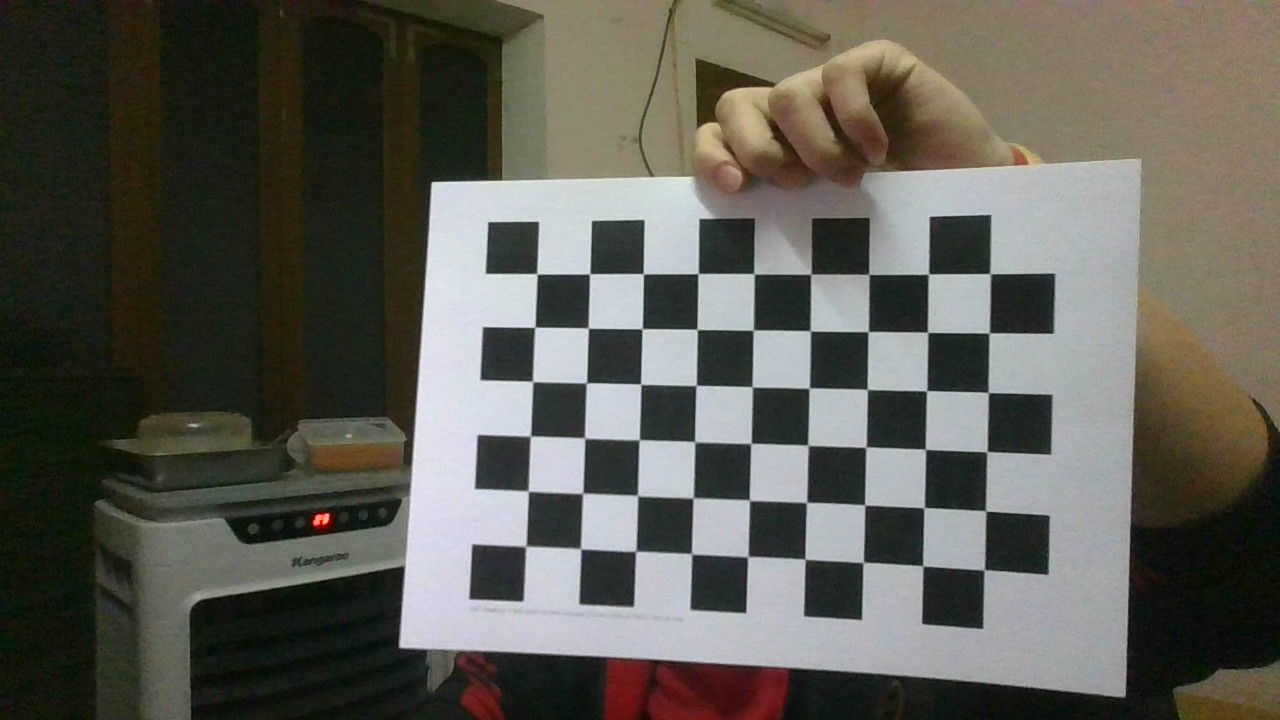
#> input picture images/WIN_20261111_15_59_11_Pro.jpg, 1280 x 720 px; its folder holds only this picture in this run
$ python calibrate.py images/WIN_20261111_15_59_11_Pro.jpg
#> lines starting #> are read from the running program, lines starting #| are printed output that depends on the picture; after the words box and inside, x2 and y2 are one past the last pixel; in counts of white or black regions, pixels touching at a corner belong together
"""
PHẦN 2 + 3: Phát hiện góc bàn cờ & Camera Calibration
- Tìm góc bàn cờ trên tất cả ảnh trong images/, lưu ảnh minh họa vào output_corners/
- Hiệu chỉnh camera: Camera Matrix, Distortion Coefficients
- Đánh giá: RMS (do OpenCV trả về) + reprojection error trung bình và theo từng ảnh
- Loại ảnh có sai số > ERROR_THRESHOLD và hiệu chỉnh lại
- Lưu kết quả: calibration_data.npz, calibration_results.txt, calibration_results.json,
  reprojection_errors.png (biểu đồ sai số theo từng ảnh)

Chạy:  python calibrate.py           (không hiện cửa sổ)
       python calibrate.py --show    (hiện ảnh góc trong lúc chạy)
"""
import cv2
import numpy as np
import os
import glob
import json
import sys

# ĐỊNH NGHĨA KÍCH THƯỚC BÀN CỜ (số góc trong: cột x hàng)
CHECKERBOARD = (9, 6)
# Kích thước 1 ô vuông (mm). Sửa lại theo bàn cờ thực tế để tvecs có đơn vị mm.
SQUARE_SIZE = 25.0

SHOW = '--show' in sys.argv

# Tiêu chí dừng cho thuật toán tinh chỉnh góc
criteria = (cv2.TERM_CRITERIA_EPS + cv2.TERM_CRITERIA_MAX_ITER, 30, 0.001)

# Tọa độ 3D của các góc trên mặt phẳng bàn cờ (Z = 0)
objp = np.zeros((CHECKERBOARD[0] * CHECKERBOARD[1], 3), np.float32)
objp[:, :2] = np.mgrid[0:CHECKERBOARD[0], 0:CHECKERBOARD[1]].T.reshape(-1, 2)
objp *= SQUARE_SIZE

objpoints = []   # Tọa độ 3D
imgpoints = []   # Tọa độ 2D
valid_names = [] # Tên ảnh tìm thấy bàn cờ
failed_names = []

output_dir_corners = 'output_corners'
os.makedirs(output_dir_corners, exist_ok=True)

images = sorted(glob.glob('./images/*.jpg'))
gray_shape = None

print("Bắt đầu tìm góc bàn cờ...")

for fname in images:
    img = cv2.imread(fname)
#> img is the input picture: shape (720, 1280, 3); mean B, G, R 84.5, 92.5, 93.7
    if img is None:
        print(f"Bỏ qua: không đọc được {fname}")
        failed_names.append(os.path.basename(fname))
        continue
    gray = cv2.cvtColor(img, cv2.COLOR_BGR2GRAY)
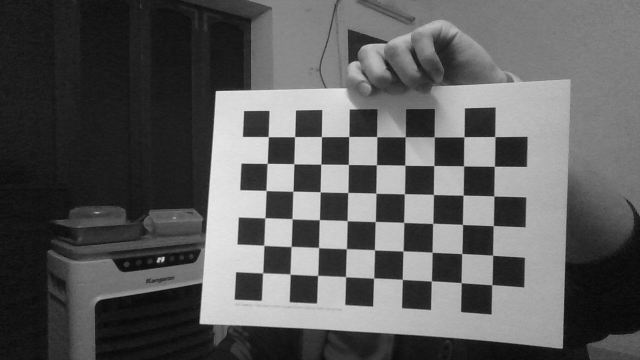
#> gray: shape (720, 1280) (shown at 1/2 size); min 3, max 240, mean 91.9
    gray_shape = gray.shape[::-1]

    ret, corners = cv2.findChessboardCorners(
        gray, CHECKERBOARD,
        cv2.CALIB_CB_ADAPTIVE_THRESH + cv2.CALIB_CB_NORMALIZE_IMAGE)
#> ret = True; corners = 54 rows, first 8: [536.9, 273.8], [589.6, 273.9], [643.3, 273.7], [697.8, 273.6], [754.2, 274.2], [810.6, 274.4], [868.9, 274.4], [928.2, 274.1]

    if ret:
        print(f"Đã tìm thấy bàn cờ trong ảnh: {os.path.basename(fname)}")
        corners2 = cv2.cornerSubPix(gray, corners, (11, 11), (-1, -1), criteria)
#> corners2 = 54 rows, first 8: [537, 273.8], [589.6, 273.8], [643.3, 273.8], [698, 273.6], [753.9, 273.8], [810.9, 274.2], [868.9, 274.4], [928.4, 274.2]
        objpoints.append(objp)
        imgpoints.append(corners2)
        valid_names.append(os.path.basename(fname))

        cv2.drawChessboardCorners(img, CHECKERBOARD, corners2, ret)
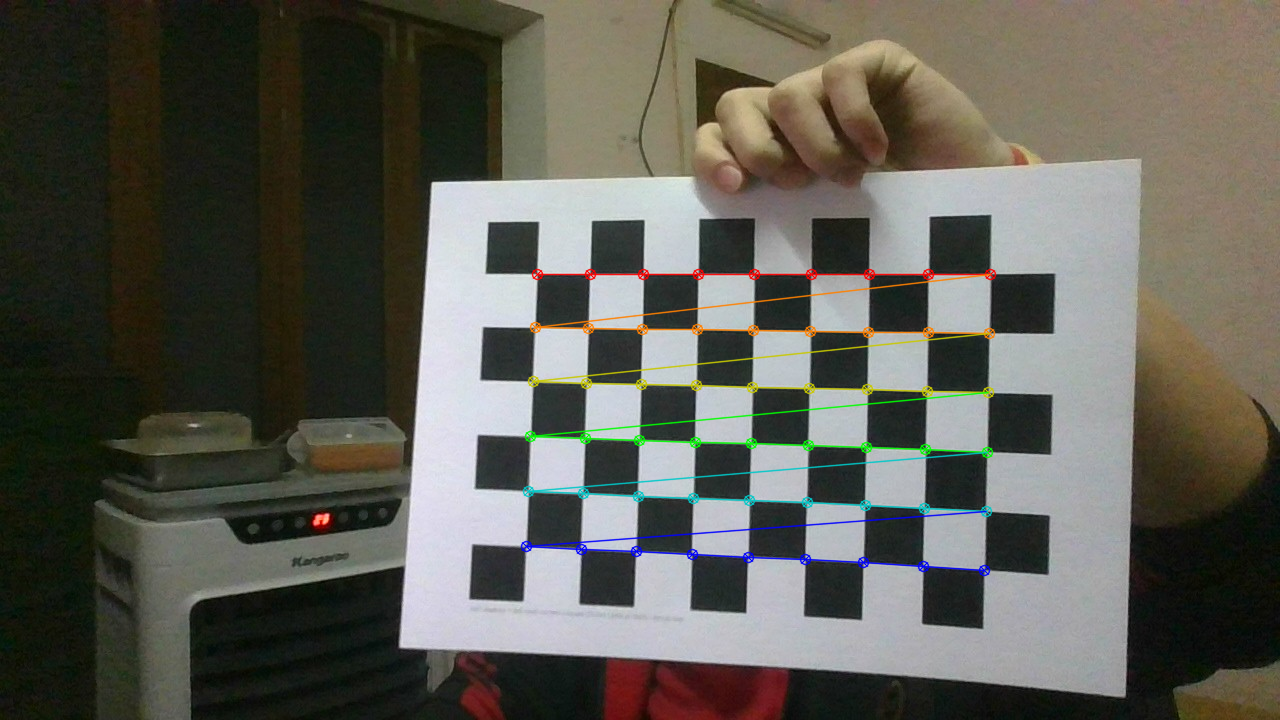
#> img: shape (720, 1280, 3); 2.1% of pixels changed, all inside (x1, y1, x2, y2) = (520, 268, 997, 577)
        base_name, extension = os.path.splitext(os.path.basename(fname))
        cv2.imwrite(os.path.join(output_dir_corners, f"{base_name}_corners{extension}"), img)

        if SHOW:
            cv2.imshow('Cac goc duoc phat hien', img)
            cv2.waitKey(500)
    else:
        print(f"KHÔNG tìm thấy bàn cờ trong ảnh: {os.path.basename(fname)}")
        failed_names.append(os.path.basename(fname))

if SHOW:
    cv2.destroyAllWindows()

print(f"\nThống kê phát hiện góc: {len(valid_names)}/{len(images)} ảnh thành công, "
      f"{len(failed_names)} ảnh thất bại.")

if len(objpoints) == 0:
    print("\nLỖI: Không tìm thấy đủ điểm bàn cờ trong bất kỳ ảnh nào.")
    print("Vui lòng kiểm tra lại kích thước CHECKERBOARD và đường dẫn ảnh.")
    sys.exit(1)

# ===================== PHẦN 3: CAMERA CALIBRATION =====================
# Ngưỡng loại ảnh: ảnh có reprojection RMS > ngưỡng sẽ bị loại và hiệu chỉnh lại
ERROR_THRESHOLD = 1.5  # pixel


def calibrate(objpts, imgpts):
    """Hiệu chỉnh và tính reprojection error theo từng ảnh."""
    rms, mtx, dist, rvecs, tvecs = cv2.calibrateCamera(
        objpts, imgpts, gray_shape, None, None)
#> rms = 0.451; mtx = [[779.2, 0, 536.2], [0, 785.4, 446.8], [0, 0, 1]]; dist = [[-0.0729, 0.198, 0.00304, -0.0201, -0.099]]; rvecs = ([-0.023, 0.185, 0.0333],); tvecs = ([0.17, -79.73, 359.9],)
    errs, means = [], []
    for i in range(len(objpts)):
        proj, _ = cv2.projectPoints(objpts[i], rvecs[i], tvecs[i], mtx, dist)
        d = np.linalg.norm(imgpts[i].reshape(-1, 2) - proj.reshape(-1, 2), axis=1)
        errs.append(float(np.sqrt(np.mean(d ** 2))))
        means.append(float(np.mean(d)))
#> this loop made 1 pass
#> after the loop, errs = [0.451]; means = [0.373]
    return rms, mtx, dist, rvecs, tvecs, errs, means


print("\nBắt đầu hiệu chỉnh máy ảnh (lần 1 - tất cả ảnh hợp lệ)...")
rms0, mtx0, dist0, _, _, errs0, means0 = calibrate(objpoints, imgpoints)
#> rms0 = 0.451; mtx0 = [[779.2, 0, 536.2], [0, 785.4, 446.8], [0, 0, 1]]; dist0 = [[-0.0729, 0.198, 0.00304, -0.0201, -0.099]]; errs0 = [0.451]; means0 = [0.373]
names0 = list(valid_names)
print(f"  RMS lần 1 = {rms0:.4f} px với {len(names0)} ảnh")
#|   RMS lần 1 = 0.4507 px với 1 ảnh

# Loại ảnh có sai số lớn (ngoại lai) rồi hiệu chỉnh lại
keep = [i for i, e in enumerate(errs0) if e <= ERROR_THRESHOLD]
#> keep = [0]
removed = [(names0[i], errs0[i]) for i, e in enumerate(errs0) if e > ERROR_THRESHOLD]
#> removed = []
if removed and len(keep) >= 10:
    print(f"Loại {len(removed)} ảnh có sai số > {ERROR_THRESHOLD} px: "
          + ", ".join(n for n, _ in removed))
    objpoints = [objpoints[i] for i in keep]
    imgpoints = [imgpoints[i] for i in keep]
    valid_names = [valid_names[i] for i in keep]
    print("Hiệu chỉnh lại (lần 2)...")
    rms, mtx, dist, rvecs, tvecs, per_image_err, per_image_mean = calibrate(objpoints, imgpoints)
    print(f"  RMS lần 2 = {rms:.4f} px với {len(valid_names)} ảnh")
else:
    removed = []
    rms, mtx, dist, rvecs, tvecs, per_image_err, per_image_mean = \
        rms0, mtx0, dist0, *calibrate(objpoints, imgpoints)[3:5], errs0, means0
#> the loop in calibrate (call 2), `for i in range(len(objpts)):` made 1 pass
#> rms = 0.451; mtx = [[779.2, 0, 536.2], [0, 785.4, 446.8], [0, 0, 1]]; dist = [[-0.0729, 0.198, 0.00304, -0.0201, -0.099]]; rvecs = ([-0.023, 0.185, 0.0333],); tvecs = ([0.17, -79.73, 359.9],); per_image_err = [0.451]; per_image_mean = [0.373]

total_rms = float(np.sqrt(np.mean(np.square(per_image_err))))
#> total_rms = 0.451
mean_error = float(np.mean(per_image_mean))
#> mean_error = 0.373

# Thông số vật lý suy ra
w, h = gray_shape
fx, fy, cx, cy = mtx[0, 0], mtx[1, 1], mtx[0, 2], mtx[1, 2]
#> fx = 779.2; fy = 785.4; cx = 536.2; cy = 446.8
fov_x = 2 * np.degrees(np.arctan(w / (2 * fx)))
#> fov_x = 78.8
fov_y = 2 * np.degrees(np.arctan(h / (2 * fy)))
#> fov_y = 49.25

# --- Lưu kết quả ra file .npz (giữ khóa mtx, dist cho undistort_image.py) ---
np.savez('calibration_data.npz', mtx=mtx, dist=dist, rms=rms,
         rvecs=np.array(rvecs), tvecs=np.array(tvecs),
         image_size=np.array(gray_shape),
         per_image_error=np.array(per_image_err),
         image_names=np.array(valid_names))
print("Đã lưu dữ liệu hiệu chỉnh vào file: calibration_data.npz")

# --- In & lưu báo cáo ---
k = dist.ravel()
#> k = [-0.0729, 0.198, 0.00304, -0.0201, -0.099]
lines = []
lines.append("KẾT QUẢ HIỆU CHỈNH CAMERA")
lines.append("=" * 50)
lines.append(f"Kích thước ảnh       : {w} x {h}")
lines.append(f"Bàn cờ (góc trong)   : {CHECKERBOARD[0]} x {CHECKERBOARD[1]}, ô = {SQUARE_SIZE} mm")
lines.append(f"Số ảnh hợp lệ        : {len(valid_names)}/{len(images)}")
if failed_names:
    lines.append(f"Ảnh thất bại         : {', '.join(failed_names)}")
lines.append("")
lines.append("MA TRẬN MÁY ẢNH (Camera Matrix):")
lines.append(np.array2string(mtx, precision=4, suppress_small=True))
lines.append(f"  fx = {fx:.3f} px, fy = {fy:.3f} px")
lines.append(f"  cx = {cx:.3f} px, cy = {cy:.3f} px  (tâm ảnh lý tưởng: {w/2:.1f}, {h/2:.1f})")
lines.append(f"  Góc nhìn FOV        : ngang {fov_x:.2f}°, dọc {fov_y:.2f}°")
lines.append("")
lines.append("HỆ SỐ MÉO (Distortion Coefficients) [k1, k2, p1, p2, k3]:")
lines.append("  " + ", ".join(f"{v:.6f}" for v in k))
lines.append("  k1, k2, k3: méo xuyên tâm (radial);  p1, p2: méo tiếp tuyến (tangential)")
lines.append("")
lines.append("ĐÁNH GIÁ SAI SỐ")
lines.append(f"  Lần 1 (tất cả {len(names0)} ảnh)          : RMS = {rms0:.4f} px, "
             f"mean = {np.mean(means0):.4f} px")
if removed:
    lines.append(f"  Ảnh bị loại (> {ERROR_THRESHOLD} px)          : "
                 + ", ".join(f"{n} ({e:.3f})" for n, e in removed))
    lines.append(f"  Lần 2 (sau khi loại, {len(valid_names)} ảnh)    : RMS = {rms:.4f} px")
lines.append("  --- Kết quả cuối cùng ---")
lines.append(f"  RMS (cv2.calibrateCamera)          : {rms:.4f} px")
lines.append(f"  Mean reprojection error            : {mean_error:.4f} px")
lines.append(f"  Ảnh sai số nhỏ nhất                : {valid_names[int(np.argmin(per_image_err))]} "
             f"({min(per_image_err):.4f} px)")
lines.append(f"  Ảnh sai số lớn nhất                : {valid_names[int(np.argmax(per_image_err))]} "
             f"({max(per_image_err):.4f} px)")
lines.append("")
lines.append("Sai số RMS theo từng ảnh (px) - lần 1 / cuối cùng:")
final_err = dict(zip(valid_names, per_image_err))
#> final_err = {'WIN_20261111_15_59_11_Pro.jpg': 0.451}
for n, e in zip(names0, errs0):
    fe = f"{final_err[n]:.4f}" if n in final_err else "  (loại)"
    lines.append(f"  {n:35s} {e:.4f} / {fe}")
#> this loop made 1 pass
#> (n, e, fe) on pass 1: ('WIN_20261111_15_59_11_Pro.jpg', 0.451, '0.4507')
#> after the loop, lines = 26 items
lines.append("")
if rms < 0.5:
    lines.append("Nhận xét: RMS < 0.5 px -> hiệu chỉnh RẤT TỐT.")
elif rms < 1.0:
    lines.append("Nhận xét: RMS < 1 px -> hiệu chỉnh TỐT, chấp nhận được.")
else:
    lines.append("Nhận xét: RMS >= 1 px -> nên loại bỏ ảnh sai số cao / chụp lại ảnh.")

report = "\n".join(lines)
print("\n" + report)
#| KẾT QUẢ HIỆU CHỈNH CAMERA
#| ==================================================
#| Kích thước ảnh       : 1280 x 720
#| Bàn cờ (góc trong)   : 9 x 6, ô = 25.0 mm
#| Số ảnh hợp lệ        : 1/1
#| MA TRẬN MÁY ẢNH (Camera Matrix):
#> (further printed lines are left out)
with open('calibration_results.txt', 'w', encoding='utf-8') as f:
    f.write(report + "\n")

with open('calibration_results.json', 'w', encoding='utf-8') as f:
    json.dump({
        "image_size": [w, h],
        "checkerboard": list(CHECKERBOARD),
        "square_size_mm": SQUARE_SIZE,
        "num_images": len(images),
        "num_valid": len(valid_names),
        "failed_images": failed_names,
        "camera_matrix": mtx.tolist(),
        "dist_coeffs": k.tolist(),
        "fov_deg": [fov_x, fov_y],
        "rms_initial": rms0,
        "removed_images": dict(removed),
        "rms": rms,
        "mean_reprojection_error": mean_error,
        "per_image_rms_initial": dict(zip(names0, errs0)),
        "per_image_rms": dict(zip(valid_names, per_image_err)),
    }, f, indent=2, ensure_ascii=False)
print("\nĐã lưu báo cáo: calibration_results.txt, calibration_results.json")

# --- Biểu đồ sai số theo từng ảnh (vẽ bằng OpenCV, không cần matplotlib) ---
per_image_err_plot = errs0
#> per_image_err_plot = [0.451]
n = len(per_image_err_plot)
#> n = 1
W, H, pad = 1200, 500, 60
chart = np.full((H, W, 3), 255, np.uint8)
#> chart: shape (500, 1200, 3); every value is 255
ymax = max(per_image_err_plot) * 1.2
#> ymax = 0.541
bw = (W - 2 * pad) / n
#> bw = 1080
for i, e in enumerate(per_image_err_plot):
    x0 = int(pad + i * bw + 2)
    x1 = int(pad + (i + 1) * bw - 2)
    y0 = int(H - pad - (e / ymax) * (H - 2 * pad))
    color = (60, 60, 220) if e > ERROR_THRESHOLD else (200, 130, 40)
    cv2.rectangle(chart, (x0, y0), (x1, H - pad), color, -1)
    cv2.putText(chart, str(i + 1), (x0, H - pad + 18), cv2.FONT_HERSHEY_SIMPLEX, 0.4, (0, 0, 0), 1)
#> this loop made 1 pass
#> (e, x0, x1, y0, color) on pass 1: (0.451, 62, 1138, 123, (200, 130, 40))
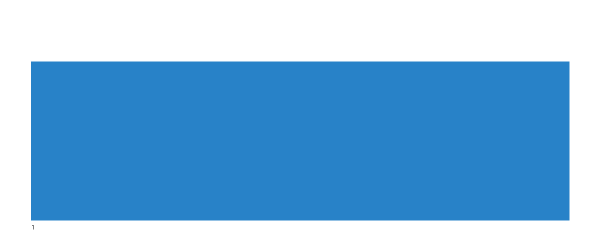
#> chart: shape (500, 1200, 3) (shown at 1/2 size); mean of channels 0, 1, 2 223.6, 183.6, 132.3; drawn as B, G, R
for val, label, col in [(ERROR_THRESHOLD, f"threshold = {ERROR_THRESHOLD} px", (0, 0, 200)),
                        (rms0, f"RMS before = {rms0:.3f} px", (0, 140, 255)),
                        (rms, f"RMS after = {rms:.3f} px", (0, 150, 0))]:
    ym = int(H - pad - (val / ymax) * (H - 2 * pad))
    cv2.line(chart, (pad, ym), (W - pad, ym), col, 2)
    cv2.putText(chart, label, (W - pad - 260, ym - 6), cv2.FONT_HERSHEY_SIMPLEX, 0.55, col, 2)
#> this loop made 3 passes
#> (val, label, col, ym) on passes 1 to 3: (1.5, 'threshold = 1.5 px', (0, 0, 200), -614), (0.451, 'RMS before = 0.451 px', (0, 140, 255), 123), (0.451, 'RMS after = 0.451 px', (0, 150, 0), 123)
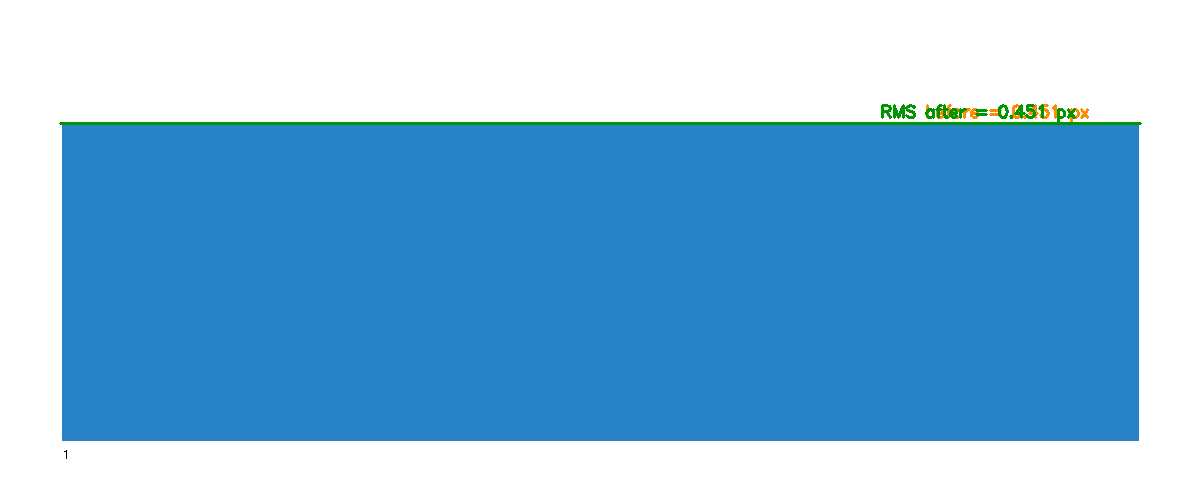
#> chart: shape (500, 1200, 3); 0.84% of pixels changed, all inside (x1, y1, x2, y2) = (59, 104, 1142, 125); drawn as B, G, R
cv2.line(chart, (pad, pad), (pad, H - pad), (0, 0, 0), 1)
cv2.line(chart, (pad, H - pad), (W - pad, H - pad), (0, 0, 0), 1)
cv2.putText(chart, "Reprojection error per image (px) - red: removed", (pad, 35),
            cv2.FONT_HERSHEY_SIMPLEX, 0.8, (0, 0, 0), 2)
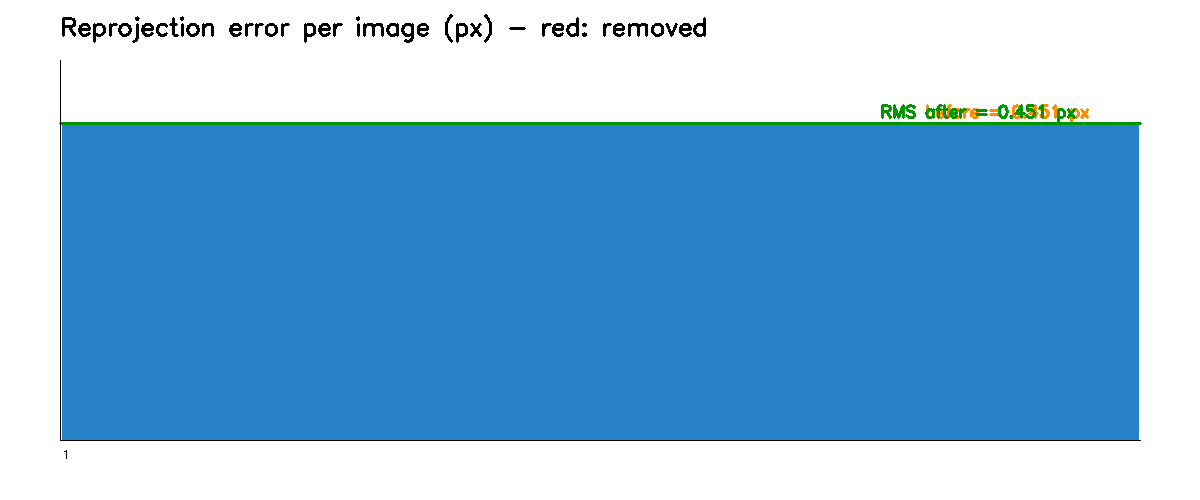
#> chart: shape (500, 1200, 3); mean of channels 0, 1, 2 219.5, 181.1, 129.2; drawn as B, G, R
cv2.putText(chart, f"{ymax:.2f}", (5, pad + 5), cv2.FONT_HERSHEY_SIMPLEX, 0.45, (0, 0, 0), 1)
#> chart: shape (500, 1200, 3); 0.01% of pixels changed, all inside (x1, y1, x2, y2) = (6, 56, 37, 66)
cv2.putText(chart, "image #", (W // 2 - 30, H - 15), cv2.FONT_HERSHEY_SIMPLEX, 0.5, (0, 0, 0), 1)
#> chart: shape (500, 1200, 3); mean of channels 0, 1, 2 219.4, 181, 129.1
cv2.imwrite('reprojection_errors.png', chart)
print("Đã lưu biểu đồ: reprojection_errors.png")
